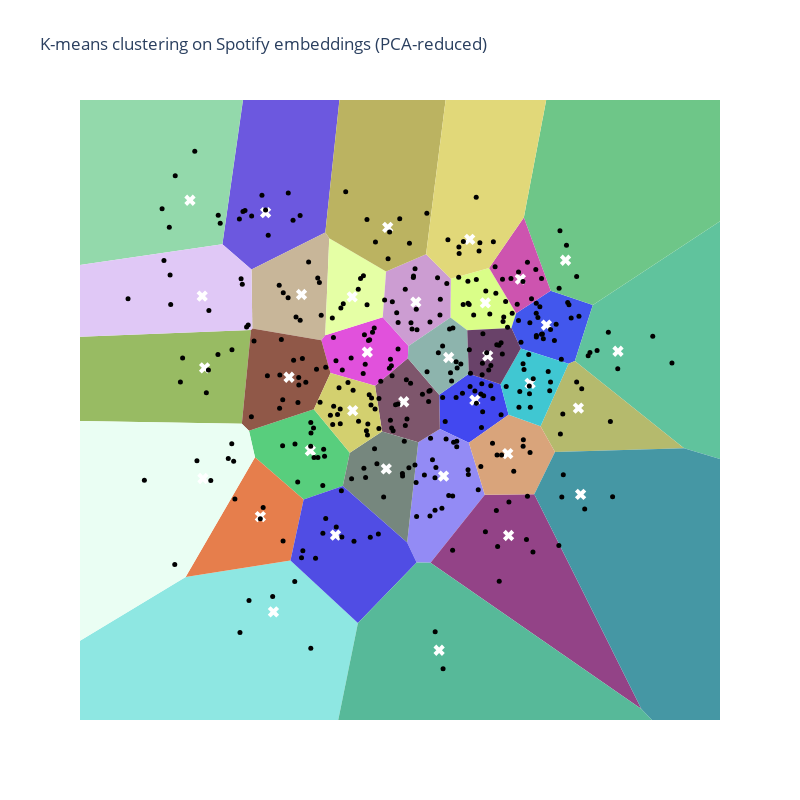

The cell this chart's notebook holds for it:
### Code cell
data = {
    'x': song_reduced_embeddings[:, 0],
    'y': song_reduced_embeddings[:, 1],
    'name': [m['name'] for m in song_metadata],
    'artist': [m['artist'] for m in song_metadata],
    'genre': [m['genre'] for m in song_metadata],
    'cluster': song_cluster_labels,
    'id': [m['id'] for m in song_metadata]
}

# Create a DataFrame for easier manipulation
df = pd.DataFrame(data)

vor = Voronoi(kmeans.cluster_centers_)
regions, vertices = voronoi_finite_polygons_2d(vor)

# Generate a unique color for each region
def generate_color(name, factor=0.25):
    """Generate a pastel color for the given name."""
    # Generate a color based on the hash of the name
    hash_object = hashlib.md5(name.encode())
    hex_dig = hash_object.hexdigest()
    base_color = [int(hex_dig[i:i+2], 16) for i in (0, 2, 4)]

    # Mix the color with white
    pastel_color = [(1 - factor) * c + factor * 255 for c in base_color]
    pastel_color_hex = ''.join(f'{int(c):02x}' for c in pastel_color)

    return '#' + pastel_color_hex

# Create Plotly figure
fig = go.Figure()

# Add Voronoi regions, each with a different color
for region, center in zip(regions, kmeans.cluster_centers_):
    polygon = vertices[region]
    color = generate_color(str(center))
    fig.add_trace(go.Scatter(
        x=polygon[:, 0],
        y=polygon[:, 1],
        fill="toself",
        fillcolor=color,
        mode='lines',
        line=dict(color='rgba(0,0,0,0)')  # No border color
    ))

# Add centroids
fig.add_trace(go.Scatter(
    x=kmeans.cluster_centers_[:, 0],
    y=kmeans.cluster_centers_[:, 1],
    mode='markers',
    marker=dict(size=10, color='white', symbol='x'),
    name='Centroids'
))

# Add scatter plot of points
fig.add_trace(go.Scatter(
    x=df['x'],
    y=df['y'],
    mode='markers',
    marker=dict(color='black', size=5),
    text=df.apply(lambda row: f"{row['name']} by {row['artist']}", axis=1),
    hoverinfo='text'
))

# Update layout
fig.update_layout(
    title="K-means clustering on Spotify embeddings (PCA-reduced)",
    xaxis=dict(visible=False),
    yaxis=dict(visible=False),
    showlegend=False,
    width=800,
    height=800,
    plot_bgcolor='rgba(0,0,0,0)'
)

fig.update_xaxes(minallowed=df['x'].min()-1, maxallowed=df['x'].max()+1)
fig.update_yaxes(minallowed=df['y'].min()-1, maxallowed=df['y'].max()+1)


# Show the plot
fig.show()

### Figure 1 — Plotly figure (JSON) as saved in the notebook; plotly's stock layout.template omitted (floating-point values rounded to 4 significant figures; data arrays with more than 128 entries replaced by an {"elided": "..."} marker saying what was removed)
{"data": [{"fill": "toself", "fillcolor": "#6c58df", "line": {"color": "rgba(0,0,0,0)"}, "mode": "lines", "type": "scatter", "x": [-1.726, 4.489, -3.869, -3.263], "y": [2.801, 57.45, 2.574, 2.081]}, {"fill": "toself", "fillcolor": "#4248f0", "line": {"color": "rgba(0,0,0,0)"}, "mode": "lines", "type": "scatter", "x": [1.262, 1.921, 2.09, 1.262, 0.6585, 0.6441], "y": [0.05236, -0.1522, -0.7438, -1.288, -1.021, -0.3532]}, {"fill": "toself", "fillcolor": "#58ce7d", "line": {"color": "rgba(0,0,0,0)"}, "mode": "lines", "type": "scatter", "x": [-1.217, -1.363, -2.178, -3.19, -3.316, -1.965], "y": [-1.484, -2.132, -2.392, -1.571, -1.055, -0.6361]}, {"fill": "toself", "fillcolor": "#dafe88", "line": {"color": "rgba(0,0,0,0)"}, "mode": "lines", "type": "scatter", "x": [2.246, 1.683, 0.8872, 0.8793, 1.228, 2.148], "y": [1.23, 2.115, 1.906, 1.15, 0.8987, 0.9425]}, {"fill": "toself", "fillcolor": "#938bf5", "line": {"color": "rgba(0,0,0,0)"}, "mode": "lines", "type": "scatter", "x": [1.262, 0.6585, 0.2089, -0.02276, 0.1752, 0.4639, 1.594], "y": [-1.288, -1.021, -1.279, -3.231, -3.619, -3.627, -2.303]}, {"fill": "toself", "fillcolor": "#7e566c", "line": {"color": "rgba(0,0,0,0)"}, "mode": "lines", "type": "scatter", "x": [0.6441, 0.6585, 0.2089, -0.5454, -0.6899, -0.009189], "y": [-0.3532, -1.021, -1.279, -1.069, -0.1783, 0.3555]}, {"fill": "toself", "fillcolor": "#c8b699", "line": {"color": "rgba(0,0,0,0)"}, "mode": "lines", "type": "scatter", "x": [-1.727, -1.645, -1.726, -3.263, -3.246, -1.808], "y": [0.803, 2.69, 2.801, 2.081, 0.9358, 0.704]}, {"fill": "toself", "fillcolor": "#4257ed", "line": {"color": "rgba(0,0,0,0)"}, "mode": "lines", "type": "scatter", "x": [3.337, 2.344, 2.148, 2.246, 2.966, 3.843, 3.469], "y": [0.2465, 0.544, 0.9425, 1.23, 1.668, 1.391, 0.301]}, {"fill": "toself", "fillcolor": "#8ee7e2", "line": {"color": "rgba(0,0,0,0)"}, "mode": "lines", "type": "scatter", "x": [-21.51, -5.154, -1.047, -2.452, -4.634], "y": [-13.45, -23.74, -4.795, -3.581, -3.901]}, {"fill": "toself", "fillcolor": "#934387", "line": {"color": "rgba(0,0,0,0)"}, "mode": "lines", "type": "scatter", "x": [2.624, 4.854, 0.4639, 1.594], "y": [-2.292, -6.47, -3.627, -2.303]}, {"fill": "toself", "fillcolor": "#98bb63", "line": {"color": "rgba(0,0,0,0)"}, "mode": "lines", "type": "scatter", "x": [-20.69, -29.06, -3.464, -3.274], "y": [0.2769, -0.5052, -0.9207, 0.9034]}, {"fill": "toself", "fillcolor": "#93d9ab", "line": {"color": "rgba(0,0,0,0)"}, "mode": "lines", "type": "scatter", "x": [-48.43, -29.06, -20.69, -3.869, 4.489, 6.959], "y": [-1.47, -0.5052, 0.2769, 2.574, 57.45, 76.68]}, {"fill": "toself", "fillcolor": "#e151dc", "line": {"color": "rgba(0,0,0,0)"}, "mode": "lines", "type": "scatter", "x": [0.005621, -0.5302, -1.727, -1.808, -1.618, -0.6899, -0.009189], "y": [0.5955, 1.153, 0.803, 0.704, 0.07006, -0.1783, 0.3555]}, {"fill": "toself", "fillcolor": "#60c39d", "line": {"color": "rgba(0,0,0,0)"}, "mode": "lines", "type": "scatter", "x": [3.469, 5.742, 24.42, 20.35, 3.843], "y": [0.301, -1.394, -6.614, 11.56, 1.391]}, {"fill": "toself", "fillcolor": "#e5ffa5", "line": {"color": "rgba(0,0,0,0)"}, "mode": "lines", "type": "scatter", "x": [-0.4612, -1.645, -1.727, -0.5302], "y": [2.043, 2.69, 0.803, 1.153]}, {"fill": "toself", "fillcolor": "#e67e4c", "line": {"color": "rgba(0,0,0,0)"}, "mode": "lines", "type": "scatter", "x": [-2.178, -2.452, -4.634, -3.19], "y": [-2.392, -3.581, -3.901, -1.571]}, {"fill": "toself", "fillcolor": "#b5ba6d", "line": {"color": "rgba(0,0,0,0)"}, "mode": "lines", "type": "scatter", "x": [2.754, 3.337, 3.469, 5.742, 3.055], "y": [-0.9693, 0.2465, 0.301, -1.394, -1.468]}, {"fill": "toself", "fillcolor": "#76877e", "line": {"color": "rgba(0,0,0,0)"}, "mode": "lines", "type": "scatter", "x": [-1.217, -1.363, -0.02276, 0.2089, -0.5454], "y": [-1.484, -2.132, -3.231, -1.279, -1.069]}, {"fill": "toself", "fillcolor": "#cc9dd2", "line": {"color": "rgba(0,0,0,0)"}, "mode": "lines", "type": "scatter", "x": [0.8793, 0.8872, 0.3713, -0.4612, -0.5302, 0.005621], "y": [1.15, 1.906, 2.378, 2.043, 1.153, 0.5955]}, {"fill": "toself", "fillcolor": "#504de4", "line": {"color": "rgba(0,0,0,0)"}, "mode": "lines", "type": "scatter", "x": [-1.363, -2.178, -2.452, -1.047, 0.1752, -0.02276], "y": [-2.132, -2.392, -3.581, -4.795, -3.619, -3.231]}, {"fill": "toself", "fillcolor": "#57b999", "line": {"color": "rgba(0,0,0,0)"}, "mode": "lines", "type": "scatter", "x": [-5.154, 18.76, 4.854, 0.4639, 0.1752, -1.047], "y": [-23.74, -19.98, -6.47, -3.627, -3.619, -4.795]}, {"fill": "toself", "fillcolor": "#905848", "line": {"color": "rgba(0,0,0,0)"}, "mode": "lines", "type": "scatter", "x": [-1.618, -1.808, -3.246, -3.274, -3.464, -3.316, -1.965], "y": [0.07006, 0.704, 0.9358, 0.9034, -0.9207, -1.055, -0.6361]}, {"fill": "toself", "fillcolor": "#eafef3", "line": {"color": "rgba(0,0,0,0)"}, "mode": "lines", "type": "scatter", "x": [-21.51, -4.634, -3.19, -3.316, -3.464, -29.06, -48.43], "y": [-13.45, -3.901, -1.571, -1.055, -0.9207, -0.5052, -1.47]}, {"fill": "toself", "fillcolor": "#d9a47b", "line": {"color": "rgba(0,0,0,0)"}, "mode": "lines", "type": "scatter", "x": [2.754, 2.09, 1.262, 1.594, 2.624, 3.055], "y": [-0.9693, -0.7438, -1.288, -2.303, -2.292, -1.468]}, {"fill": "toself", "fillcolor": "#6ec688", "line": {"color": "rgba(0,0,0,0)"}, "mode": "lines", "type": "scatter", "x": [2.406, 2.966, 3.843, 20.35, 6.283], "y": [3.098, 1.668, 1.391, 11.56, 22.1]}, {"fill": "toself", "fillcolor": "#40c7d2", "line": {"color": "rgba(0,0,0,0)"}, "mode": "lines", "type": "scatter", "x": [2.754, 2.09, 1.921, 2.344, 3.337], "y": [-0.9693, -0.7438, -0.1522, 0.544, 0.2465]}, {"fill": "toself", "fillcolor": "#cd54af", "line": {"color": "rgba(0,0,0,0)"}, "mode": "lines", "type": "scatter", "x": [2.966, 2.406, 1.683, 2.246], "y": [1.668, 3.098, 2.115, 1.23]}, {"fill": "toself", "fillcolor": "#8db4ad", "line": {"color": "rgba(0,0,0,0)"}, "mode": "lines", "type": "scatter", "x": [0.8793, 0.005621, -0.009189, 0.6441, 1.262, 1.228], "y": [1.15, 0.5955, 0.3555, -0.3532, 0.05236, 0.8987]}, {"fill": "toself", "fillcolor": "#bbb361", "line": {"color": "rgba(0,0,0,0)"}, "mode": "lines", "type": "scatter", "x": [-1.726, -1.645, -0.4612, 0.3713, 2.972, 6.959, 4.489], "y": [2.801, 2.69, 2.043, 2.378, 21.59, 76.68, 57.45]}, {"fill": "toself", "fillcolor": "#e1d879", "line": {"color": "rgba(0,0,0,0)"}, "mode": "lines", "type": "scatter", "x": [0.3713, 0.8872, 1.683, 2.406, 6.283, 2.972], "y": [2.378, 1.906, 2.115, 3.098, 22.1, 21.59]}, {"fill": "toself", "fillcolor": "#694269", "line": {"color": "rgba(0,0,0,0)"}, "mode": "lines", "type": "scatter", "x": [2.148, 1.228, 1.262, 1.921, 2.344], "y": [0.9425, 0.8987, 0.05236, -0.1522, 0.544]}, {"fill": "toself", "fillcolor": "#4597a4", "line": {"color": "rgba(0,0,0,0)"}, "mode": "lines", "type": "scatter", "x": [4.854, 18.76, 24.42, 5.742, 3.055, 2.624], "y": [-6.47, -19.98, -6.614, -1.394, -1.468, -2.292]}, {"fill": "toself", "fillcolor": "#d3d06f", "line": {"color": "rgba(0,0,0,0)"}, "mode": "lines", "type": "scatter", "x": [-1.217, -1.965, -1.618, -0.6899, -0.5454], "y": [-1.484, -0.6361, 0.07006, -0.1783, -1.069]}, {"fill": "toself", "fillcolor": "#e0c8f6", "line": {"color": "rgba(0,0,0,0)"}, "mode": "lines", "type": "scatter", "x": [-3.246, -3.274, -20.69, -3.869, -3.263], "y": [0.9358, 0.9034, 0.2769, 2.574, 2.081]}, {"marker": {"color": "white", "size": 10, "symbol": "x"}, "mode": "markers", "name": "Centroids", "type": "scatter", "x": [-2.969, 1.387, -2.038, 1.606, 0.7347, -0.09361, -2.222, 2.877, -2.806, 2.089, -4.239, -4.544, -0.8517, 4.367, -1.166, -3.078, 3.542, -0.4567, 0.1589, -1.514, 0.643, -2.481, -4.274, 2.072, 3.275, 2.537, 2.334, 0.8417, -0.427, 1.28, 1.655, 3.588, -1.157, -4.289], "y": [3.191, -0.4595, -1.442, 1.432, -1.938, -0.4914, 1.597, 1.002, -4.58, -3.095, 0.169, 3.431, 0.4754, 0.4916, 1.55, -2.726, -0.6139, -1.797, 1.448, -3.086, -5.328, -0.0135, -1.985, -1.502, 2.264, -0.1321, 1.896, 0.371, 2.902, 2.671, 0.4033, -2.294, -0.6639, 1.567]}, {"hoverinfo": "text", "marker": {"color": "black", "size": 5}, "mode": "markers", "text": {"elided": "349 str values"}, "type": "scatter", "x": {"elided": "349 float values"}, "y": {"elided": "349 float values"}}], "layout": {"height": 800, "plot_bgcolor": "rgba(0,0,0,0)", "showlegend": false, "title": {"text": "K-means clustering on Spotify embeddings (PCA-reduced)"}, "width": 800, "xaxis": {"maxallowed": 6.49, "minallowed": -6.833, "visible": false}, "yaxis": {"maxallowed": 5.383, "minallowed": -6.686, "visible": false}}}
